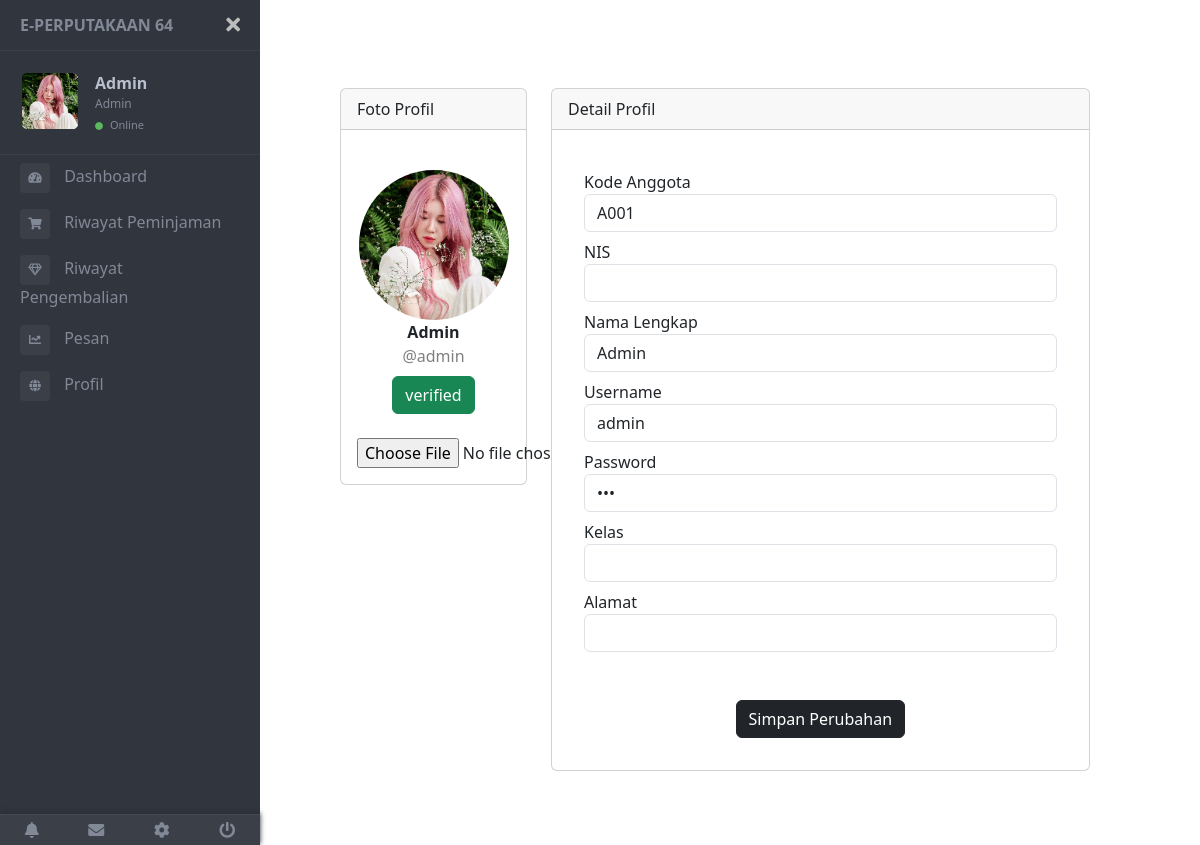
The page /user/profil.php (signed in) on the database its author committed.
### tables this page shows
CREATE TABLE `user` (
  `id` int(11) NOT NULL,
  `kode` varchar(100) NOT NULL,
  `nis` char(50) DEFAULT NULL,
  `fullname` varchar(50) NOT NULL,
  `username` varchar(100) NOT NULL,
  `password` text NOT NULL,
  `kelas` varchar(50) DEFAULT NULL,
  `alamat` text DEFAULT NULL,
  `verif` enum('verified','unverified') NOT NULL,
  `role` enum('admin','user') NOT NULL,
  `foto` text DEFAULT NULL,
  `join_date` datetime NOT NULL,
  `terakhir_login` datetime NOT NULL
);

### class/Database.php (called while the page is built, shortened)
<?php
class Database{
    private $server = "localhost";
    private $username = "root";
    private $password = "";
    private $database = "db_perpus";
    public function __construct(){
        $this->db = mysqli_connect($this->server, $this->username, $this->password, $this->database);
    }
}
?>

### class/User.php (called while the page is built, shortened)
<?php
include_once("Database.php");
class User extends Database
{
    public function find($id)
    {
        $sql = "SELECT * from user where id='$id'";
        return $this->db->query($sql)->fetch_assoc();
    }
}

### user/profil.php (the view, shortened to what this page needs)
<?php
include_once("../class/User.php");
$user = new User;
$data_user = $user->find($_SESSION["id"]);
?>
<!DOCTYPE html>
<html lang="en">
<head>
    <link rel="stylesheet" href="../assets/css/style.css">
    <?php include("../partials/t_script_js.php") ?>
</head>
<body>
    <div class="page-wrapper chiller-theme toggled">
        <?php include("../partials/sidebar_user.php") ?>
        <main class="page-content">
            <div class="container-fluid">
                <div class="rounded bg-white mt-5 mb-5">
                    <form method="post" enctype="multipart/form-data">
                        <div class="row">
                            <div class="col-md-3 border-right">
                                <div class="card mb-4">
                                    <div class="card-header">Foto Profil</div>
                                    <div class="card-body">
                                        <div class="d-flex flex-column align-items-center text-center p-4">
                                            <img class="rounded-circle" width="150" height="150" src="<?= $data_user["foto"] ?>">
                                            <span class="fw-bold"><?= $data_user["fullname"] ?></span>
                                            <span class="text-black-50">@<?= $data_user["username"] ?></span>
                                            <button class="btn btn-success mt-2"><?= $data_user["verif"] ?></button>
                                        </div>
                                        <input type="file" name="foto">
                                    </div>
                                </div>
                            </div>
                            <div class="col-md-8 border-right">
                                <div class="card">
                                    <div class="card-header">Detail Profil</div>
                                    <div class="card-body">
                                        <div class="p-3">
                                            <div class="row mt-2">
                                                <div class="col-md-12">
                                                    <label class="labels">Kode Anggota</label>
                                                    <input type="text" class="form-control" name="fullname" value="<?= $data_user["kode"] ?>">
                                                </div>
                                            </div>
                                            <div class="row mt-2">
                                                <div class="col-md-12">
                                                    <label class="labels">NIS</label>
                                                    <input type="text" class="form-control" name="nis" value="<?= $data_user["nis"] ?>">
                                                </div>
                                            </div>
                                            <div class="row mt-2">
                                                <div class="col-md-12">
                                                    <label class="labels">Nama Lengkap</label>
                                                    <input type="text" class="form-control" name="fullname" value="<?= $data_user["fullname"] ?>">
                                                </div>
                                            </div>
                                            <div class="row mt-2">
                                                <div class="col-md-12">
                                                    <label class="labels">Username</label>
                                                    <input type="text" class="form-control" name="username" value="<?= $data_user["username"] ?>">
                                                </div>
                                            </div>
                                            <div class="row mt-2">
                                                <div class="col-md-12">
                                                    <label class="labels">Password</label>
                                                    <input type="password" class="form-control" name="password" value="<?= $data_user["password"] ?>">
                                                </div>
                                            </div>
                                            <div class="row mt-2">
                                                <div class="col-md-12">
                                                    <label class="labels">Kelas</label>
                                                    <input type="text" class="form-control" name="kelas" value="<?= $data_user["kelas"] ?>">
                                                </div>
                                            </div>
                                            <div class="row mt-2">
                                                <div class="col-md-12">
                                                    <label class="labels">Alamat</label>
                                                    <input type="text" class="form-control" name="alamat" value="<?= $data_user["alamat"] ?>">
                                                </div>
                                            </div>
                                            <div class="mt-5 text-center">
                                                <button class="btn btn-dark profile-button" type="submit" name="submit">Simpan Perubahan</button>
                                            </div>
                                        </div>
                                    </div>
                                </div>
                            </div>
                        </div>
                    </form>
                </div>
        </main>
    </div>
</body>
</html>

### partials/sidebar_user.php (shortened to what this page needs)
<nav id="sidebar" class="sidebar-wrapper">
    <div class="sidebar-content">
        <div class="sidebar-brand">
            <a href="http://localhost/perpus/user/index.php">E-Perputakaan 64</a>
            <div id="close-sidebar">
                <i class="fas fa-times"></i>
            </div>
        </div>
        <div class="sidebar-header">
            <div class="user-pic">
                <img class="img-responsive img-rounded" src="<?= $data_user["foto"] ?>" alt="User picture">
            </div>
            <div class="user-info">
                <span class="user-name"><Strong><?= $data_user["fullname"]; ?></Strong></span>
                <span class="user-role text-capitalize"><?= $data_user["role"]; ?></span>
                <span class="user-status">
                    <i class="fa fa-circle"></i>
                    <span>Online</span>
                </span>
            </div>
        </div>
        <div class="sidebar-menu">
            <ul>
                <li class="sidebar">
                    <a href="http://localhost/perpus/user/index.php">
                        <i class="fa fa-tachometer-alt"></i>
                        <span>Dashboard</span>
                    </a>
                </li>
                <li class="sidebar">
                    <a href="http://localhost/perpus/user/peminjaman.php">
                        <i class="fa fa-shopping-cart"></i>
                        <span>Riwayat Peminjaman</span>
                    </a>
                </li>
                <li class="sidebar">
                    <a href="http://localhost/perpus/user/pengembalian.php">
                        <i class="far fa-gem"></i>
                        <span>Riwayat Pengembalian</span>
                    </a>
                </li>
                <li class="sidebar">
                    <a href="http://localhost/perpus/user/pesan.php">
                        <i class="fa fa-chart-line"></i>
                        <span>Pesan</span>
                    </a>
                </li>
                <li class="sidebar">
                    <a href="http://localhost/perpus/user/profil.php">
                        <i class="fa fa-globe"></i>
                        <span>Profil</span>
                    </a>
                </li>
            </ul>
        </div>
    </div>
    <div class="sidebar-footer">
        <a href="#">
            <i class="fa fa-bell"></i>
        </a>
        <a href="#">
            <i class="fa fa-envelope"></i>
        </a>
        <a href="#">
            <i class="fa fa-cog"></i>
        </a>
        <a href="http://localhost/perpus/logout.php">
            <i class="fa fa-power-off"></i>
        </a>
    </div>
</nav>

### rows shown on the page
user: foto (picture), fullname "Admin", role "Admin", username "admin", verif "verified", fullname "A001"
